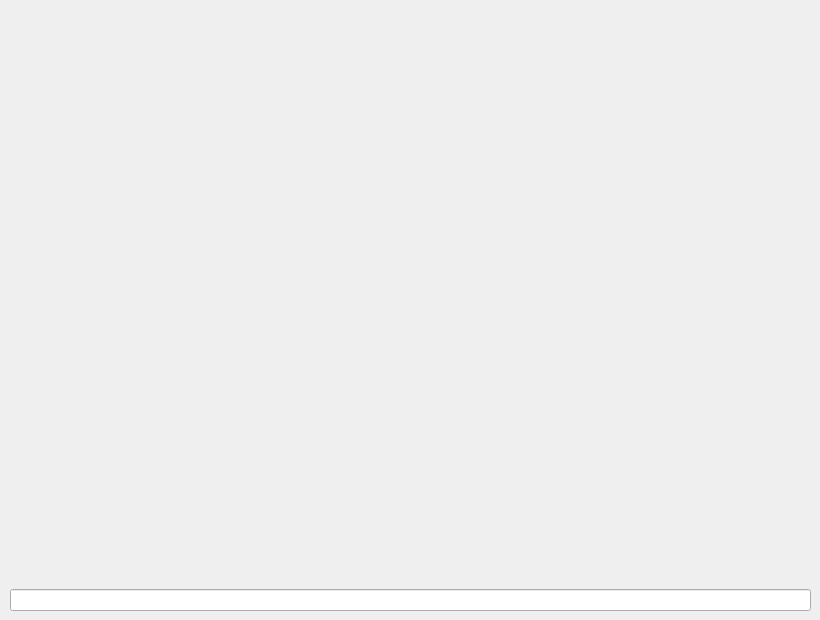
<?xml version="1.0" encoding="UTF-8"?>
<ui version="4.0">
 <class>MainWindow</class>
 <widget class="QMainWindow" name="MainWindow">
  <property name="geometry">
   <rect>
    <x>0</x>
    <y>0</y>
    <width>820</width>
    <height>620</height>
   </rect>
  </property>
  <property name="windowTitle">
   <string>MainWindow</string>
  </property>
  <widget class="QWidget" name="centralwidget">
   <widget class="QWidget" name="gridLayoutWidget">
    <property name="geometry">
     <rect>
      <x>10</x>
      <y>10</y>
      <width>801</width>
      <height>601</height>
     </rect>
    </property>
    <layout class="QGridLayout" name="gridLayout">
     <item row="2" column="0">
      <widget class="QLabel" name="label">
       <property name="text">
        <string/>
       </property>
       <property name="alignment">
        <set>Qt::AlignLeading|Qt::AlignLeft|Qt::AlignTop</set>
       </property>
       <property name="wordWrap">
        <bool>true</bool>
       </property>
      </widget>
     </item>
     <item row="3" column="0">
      <widget class="QLineEdit" name="lineEdit"/>
     </item>
    </layout>
   </widget>
  </widget>
 </widget>
 <resources/>
 <connections/>
</ui>
